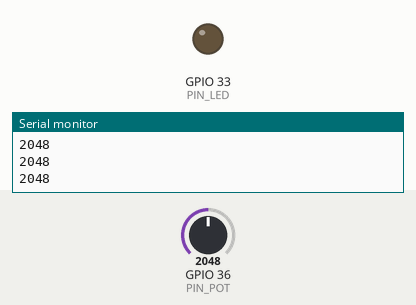
The sketch below on a simulated ESP32. On the bench: output pins drawn as LEDs (lit = HIGH), the last lines printed to the serial monitor. The inputs (shaded band) are chosen by the test bench; at power-on: GPIO 36 (PIN_POT) = 2048.

Above: at 1.2 s.
1.3 s: GPIO 36 (PIN_POT) set to 420
2.8 s: GPIO 36 (PIN_POT) set to 381
At 3.7 s:
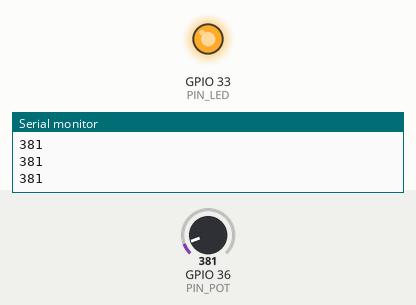
4.3 s: GPIO 36 (PIN_POT) set to 491
At 5.0 s:
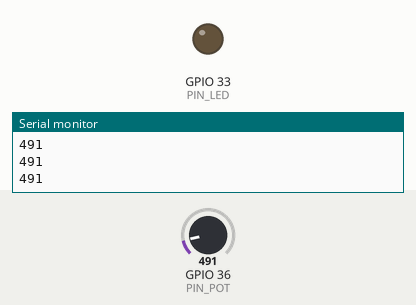
5.8 s: GPIO 36 (PIN_POT) set to 0
At 6.3 s:
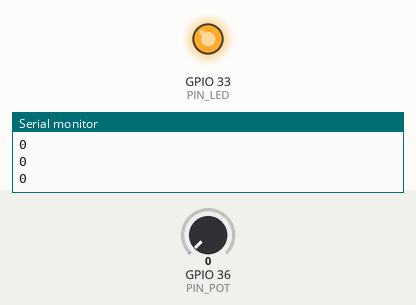
Timing chart, 0 to 8.3 s (numbered marks = the images above; inputs shaded):
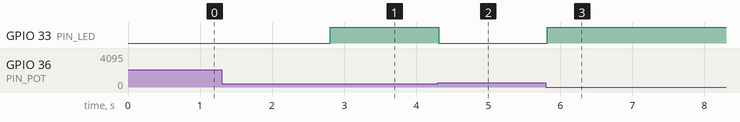

Measured:
- the behaviour switches between 401 and 400 on GPIO 36 (PIN_POT) (found by bisection; images 0 and 1)
- after the input at 2.8 s, GPIO 33 (PIN_LED): LOW → HIGH at once
- after the input at 4.3 s, GPIO 33 (PIN_LED): HIGH → LOW at once
- after the input at 5.8 s, GPIO 33 (PIN_LED): LOW → HIGH at once

The sketch:

POTENCIOMETRO.ino
```cpp
#define PIN_LED 33
#define PIN_POT 36
#define THRLD 400

void setup() {
  // put your setup code here, to run once:
  pinMode(PIN_LED,OUTPUT);
  Serial.begin(115200);
}

void loop() {
  // put your main code here, to run repeatedly:
  int poten_signal = analogRead(PIN_POT);

  if(poten_signal > THRLD){
    digitalWrite(PIN_LED, LOW);
  }
  else{
    digitalWrite(PIN_LED,HIGH);
  }
  Serial.println(poten_signal);
  delay(50);
}
```
